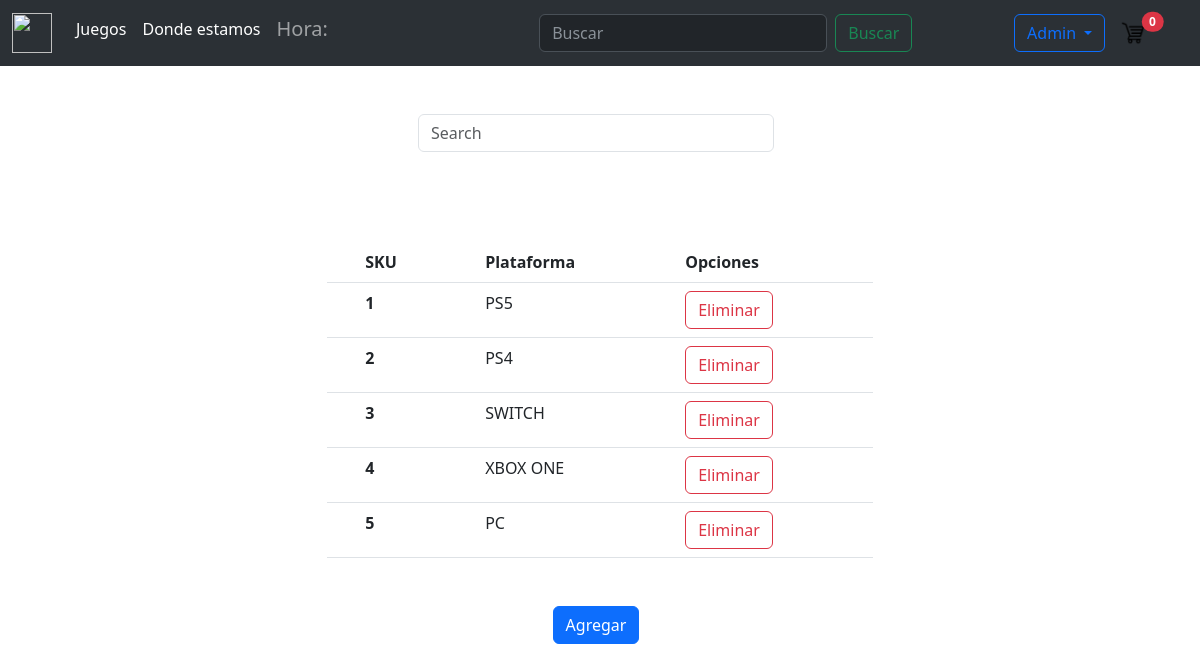
The app's page /admplataforma (signed in) with its own data.
### apps/Tienda/models.py (models this page shows, shortened)
class Plataforma(models.Model):
    c_id = models.IntegerField(primary_key=True, unique=True)
    c_plataforma = models.CharField(max_length=50, null=False)

### apps/Tienda/views.py (the view)
# urls.py: path('admplataforma', views.admplataforma),
@staff_member_required(login_url='login')
def admplataforma(request):
    plataforma = Plataforma.objects.all()
    return render(request, "admplataforma.html", {'Gen': plataforma})

### apps/Tienda/templates/admplataforma.html (shortened to what this page needs)
{% extends './base.html' %}
{% load static %}
{% block head %}
    <link rel="stylesheet" href="{% static 'css/style.css' %}">
{% endblock %}
{% block body %}
<section id="bgkc" class="container">
    <div id="contlist" class="container mt-5">
        <div class="d-flex col-md-4 mt-5 mb-5 mx-auto">
            <input id="listSearch" class="form-control me-2" data-bs-toggle="collapse" data-bs-target="#collapsesbar" aria-expanded="false" aria-controls="collapsesbar" type="search" placeholder="Search" aria-label="Search">
        </div>
        <div class="col-md-6 mx-auto">
        <h3 style="color: white;">Lista Plataformas</h3>
        <table class="table">
            <thead>
            <tr>
                <th scope="col"></th>
                <th scope="col">SKU</th>
                <th scope="col"></th>
                <th scope="col">Plataforma</th>
                <th scope="col">Opciones</th>
            </tr>
            </thead>
            <tbody>
                {% for i in Gen %}
                    <tr>
                        <th scope="col"></th>
                        <th scope="row">{{i.c_id}}</th>
                        <th scope="col"></th>
                        <td>{{i.c_plataforma}}</td>
                        <td>
                            <a class="btn btn-outline-danger btn-abrir-modalep" data-bs-toggle="modal" data-bs-target="#epmodal" data-product-id="{{i.c_id}}">Eliminar</a>
                        </td>
                    </tr>
                {% endfor %}
            </tbody>
        </table>
        </div>
        <div class="d-flex justify-content-center mt-5 mb-5">
            <a href="/cargaragrplataforma"><button class="btn btn-primary me-2" type="submit">Agregar</button></a>
        </div>
    </div>
</section>
{% endblock %}

### records on screen
Plataforma: c_id "1", c_plataforma "PS5"
Plataforma: c_id "2", c_plataforma "PS4"
Plataforma: c_id "3", c_plataforma "SWITCH"
Plataforma: c_id "4", c_plataforma "XBOX ONE"
Plataforma: c_id "5", c_plataforma "PC"
